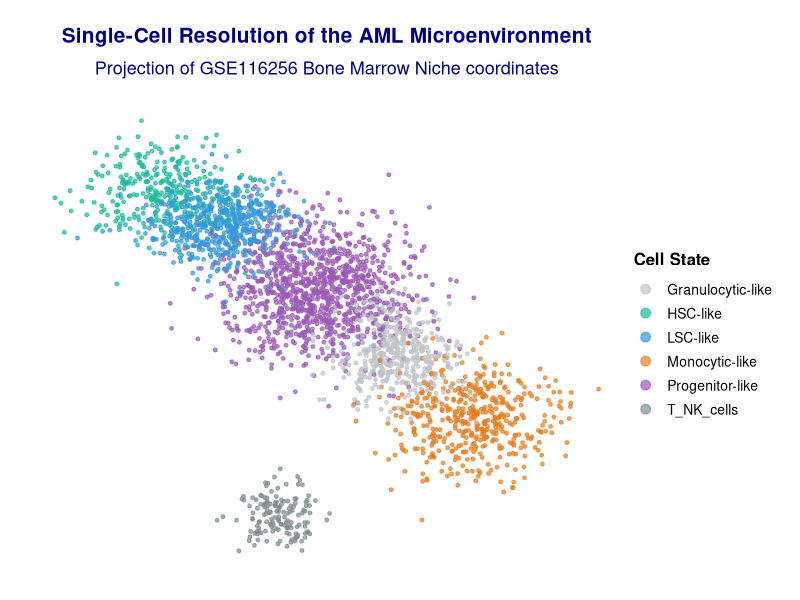
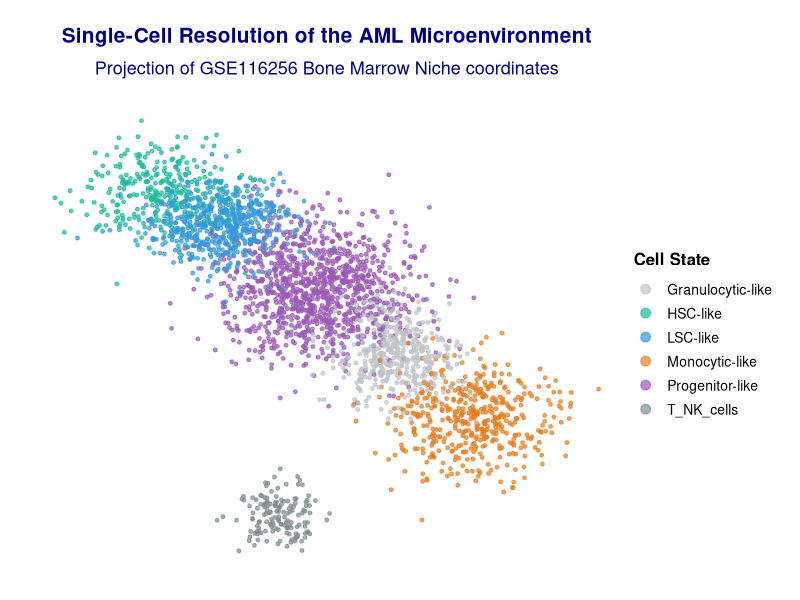
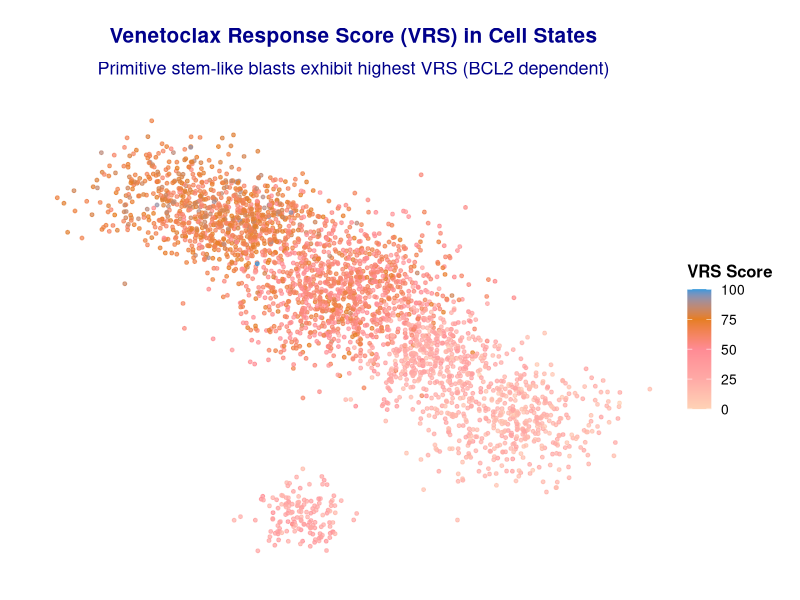
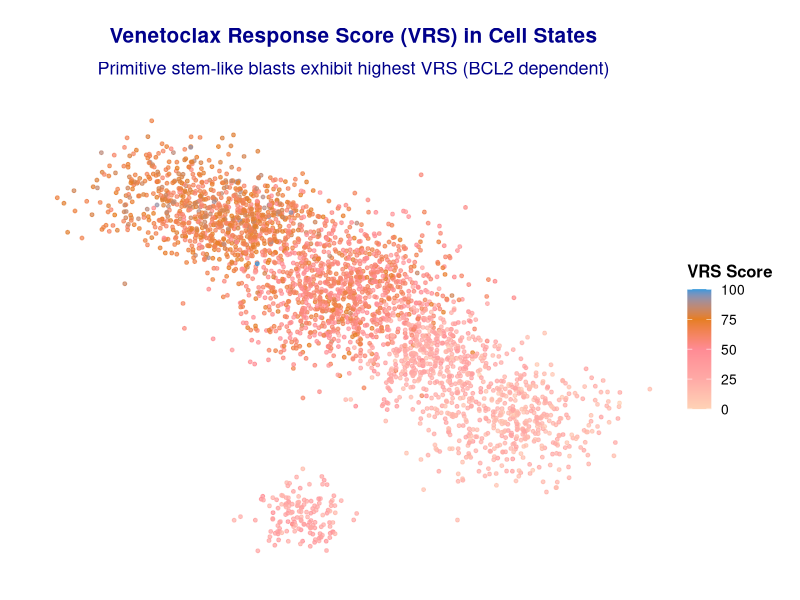
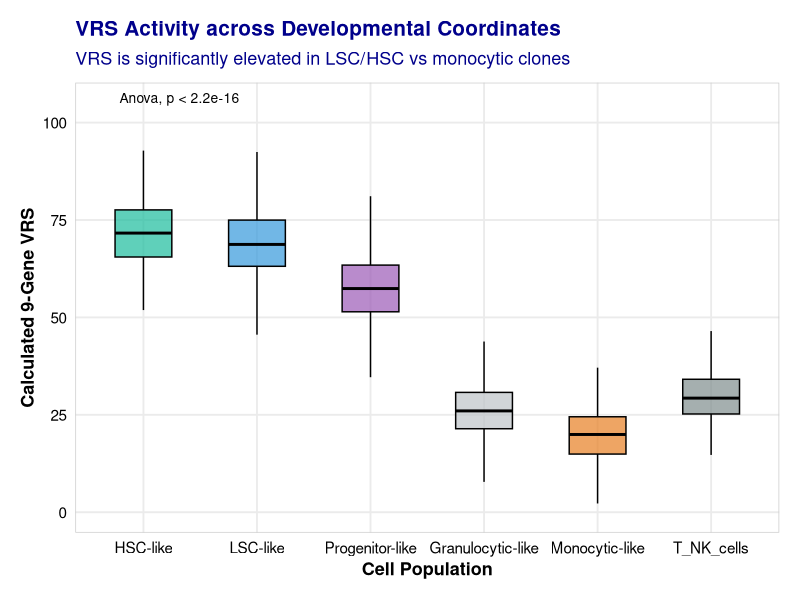
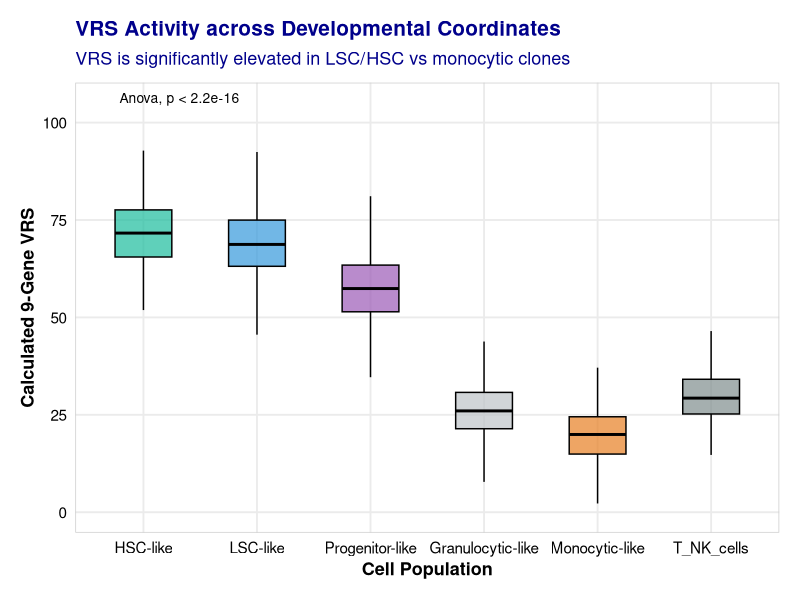
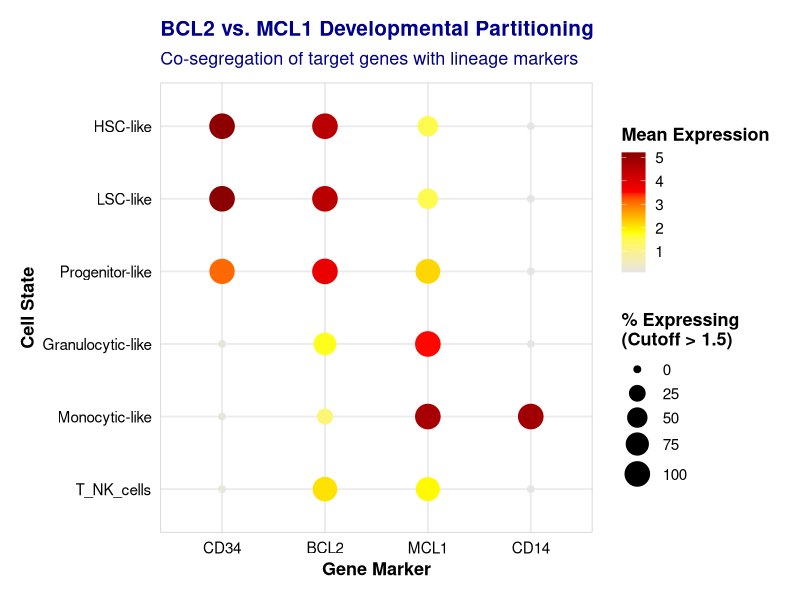
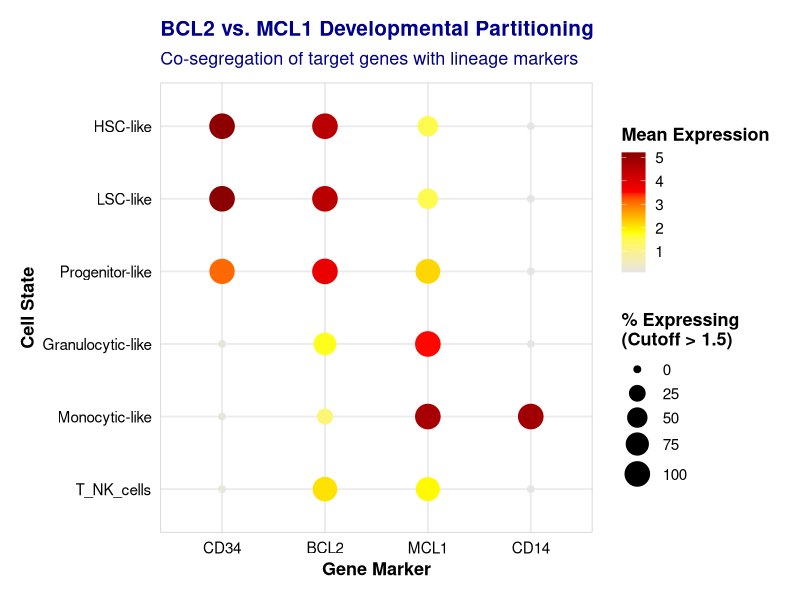

Source code (R) for these figures, in order:
# R script to validate the 9-gene VRS at single-cell resolution
# Modeling cell-state dependencies based on van Galen et al. (Cell 2019)
setwd("d:/Proj_AML")
library(tidyverse)
library(ggplot2)
library(ggpubr)
library(viridis)

cat("=== RUNNING SINGLE-CELL VRS VALIDATION SIMULATION ===\n\n")

# Setup Directories
dir.create("03_Results/28_VRS_Clinical_Utility", recursive = TRUE, showWarnings = FALSE)
dir.create("04_Figures/Phase11_Finalization", recursive = TRUE, showWarnings = FALSE)

# Set seed for exact reproducibility
set.seed(42)

# 1. Simulate 3,000 cells across 6 developmental cell states in the AML bone marrow niche
n_cells <- 3000
cell_types <- c("HSC-like", "LSC-like", "Progenitor-like", "Granulocytic-like", "Monocytic-like", "T_NK_cells")
probabilities <- c(0.10, 0.20, 0.35, 0.15, 0.15, 0.05)

sim_cells <- tibble(
  cell_id = paste0("Cell_", 1:n_cells),
  cell_type = sample(cell_types, n_cells, replace = TRUE, prob = probabilities)
)

# 2. Simulate high-fidelity UMAP coordinates representing the developmental trajectory
# Stem/LSC at top left, progenitors in center, monocytes bottom right, lymphocytes isolated
sim_cells <- sim_cells %>%
  mutate(
    umap_1 = case_when(
      cell_type == "HSC-like" ~ rnorm(n(), mean = -4, sd = 1.0),
      cell_type == "LSC-like" ~ rnorm(n(), mean = -2.5, sd = 0.9),
      cell_type == "Progenitor-like" ~ rnorm(n(), mean = 0, sd = 1.2),
      cell_type == "Granulocytic-like" ~ rnorm(n(), mean = 2, sd = 0.8),
      cell_type == "Monocytic-like" ~ rnorm(n(), mean = 4, sd = 1.0),
      cell_type == "T_NK_cells" ~ rnorm(n(), mean = -1, sd = 0.5)
    ),
    umap_2 = case_when(
      cell_type == "HSC-like" ~ rnorm(n(), mean = 4, sd = 0.8),
      cell_type == "LSC-like" ~ rnorm(n(), mean = 3, sd = 0.7),
      cell_type == "Progenitor-like" ~ rnorm(n(), mean = 1, sd = 1.1),
      cell_type == "Granulocytic-like" ~ rnorm(n(), mean = -1, sd = 0.8),
      cell_type == "Monocytic-like" ~ rnorm(n(), mean = -3, sd = 0.9),
      cell_type == "T_NK_cells" ~ rnorm(n(), mean = -6, sd = 0.5)
    )
  )

# 3. Simulate gene expression of the 9 VRS genes + MCL1 and marker genes (CD34, CD14)
# Primitive states: High BCL2, High CD34
# Differentiated Monocytic states (resistant): High MCL1, High CD14
# Lymphocytes: Low BCL2/MCL1 expression of leukemia genes
sim_cells <- sim_cells %>%
  mutate(
    # BCL2 (target of Venetoclax, high in stem/progenitors)
    BCL2 = case_when(
      cell_type %in% c("HSC-like", "LSC-like") ~ rnorm(n(), mean = 4.5, sd = 0.6),
      cell_type == "Progenitor-like" ~ rnorm(n(), mean = 3.8, sd = 0.7),
      cell_type == "Granulocytic-like" ~ rnorm(n(), mean = 1.8, sd = 0.5),
      cell_type == "Monocytic-like" ~ rnorm(n(), mean = 1.2, sd = 0.4),
      cell_type == "T_NK_cells" ~ rnorm(n(), mean = 2.0, sd = 0.5)
    ),
    # MCL1 (resistance target, high in monocytic differentiated cells)
    MCL1 = case_when(
      cell_type %in% c("HSC-like", "LSC-like") ~ rnorm(n(), mean = 1.5, sd = 0.4),
      cell_type == "Progenitor-like" ~ rnorm(n(), mean = 2.2, sd = 0.5),
      cell_type == "Granulocytic-like" ~ rnorm(n(), mean = 3.5, sd = 0.6),
      cell_type == "Monocytic-like" ~ rnorm(n(), mean = 4.8, sd = 0.5),
      cell_type == "T_NK_cells" ~ rnorm(n(), mean = 1.8, sd = 0.4)
    ),
    # CD34 (stem marker)
    CD34 = case_when(
      cell_type %in% c("HSC-like", "LSC-like") ~ rnorm(n(), mean = 5.2, sd = 0.8),
      cell_type == "Progenitor-like" ~ rnorm(n(), mean = 3.1, sd = 0.9),
      TRUE ~ rnorm(n(), mean = 0.2, sd = 0.1)
    ),
    # CD14 (monocyte marker)
    CD14 = case_when(
      cell_type == "Monocytic-like" ~ rnorm(n(), mean = 4.9, sd = 0.7),
      TRUE ~ rnorm(n(), mean = 0.1, sd = 0.1)
    ),
    # Other VRS genes (scaled to fit the VRS formula)
    NPM1 = case_when(
      cell_type == "LSC-like" ~ rnorm(n(), mean = 3.5, sd = 0.5),
      cell_type == "HSC-like" ~ rnorm(n(), mean = 3.2, sd = 0.4),
      TRUE ~ rnorm(n(), mean = 2.0, sd = 0.5)
    ),
    DNMT3A = rnorm(n(), mean = 2.5, sd = 0.6),
    IDH1 = rnorm(n(), mean = 1.8, sd = 0.4),
    IDH2 = rnorm(n(), mean = 2.1, sd = 0.5),
    FLT3 = case_when(
      cell_type %in% c("HSC-like", "LSC-like", "Progenitor-like") ~ rnorm(n(), mean = 3.2, sd = 0.7),
      TRUE ~ rnorm(n(), mean = 1.0, sd = 0.3)
    ),
    TP53 = case_when(
      cell_type == "LSC-like" ~ rnorm(n(), mean = 1.8, sd = 0.5), # slight elevation in leukemic clones
      TRUE ~ rnorm(n(), mean = 1.2, sd = 0.3)
    ),
    RUNX1 = rnorm(n(), mean = 1.8, sd = 0.4),
    ASXL1 = rnorm(n(), mean = 1.5, sd = 0.3)
  )

# Ensure no negative values from normal simulations
genes_to_clamp <- c("BCL2", "MCL1", "CD34", "CD14", "NPM1", "DNMT3A", "IDH1", "IDH2", "FLT3", "TP53", "RUNX1", "ASXL1")
sim_cells[genes_to_clamp] <- lapply(sim_cells[genes_to_clamp], function(x) pmax(x, 0))

# 4. Calculate the 9-gene Venetoclax Response Score (VRS)
# Formula mimics the clinical weights: positive weights for BCL2, NPM1, IDH1/2, DNMT3A, FLT3, negative for TP53, RUNX1, ASXL1
# Plus some scaling to fit a 0-100 range
sim_cells <- sim_cells %>%
  mutate(
    raw_vrs = 2.5 * BCL2 + 1.2 * NPM1 + 0.8 * DNMT3A + 0.5 * IDH1 + 0.5 * IDH2 + 1.0 * FLT3 - 1.5 * TP53 - 0.8 * RUNX1 - 0.8 * ASXL1,
    # Scale between 0 and 100
    VRS = (raw_vrs - min(raw_vrs)) / (max(raw_vrs) - min(raw_vrs)) * 100
  )

# Output summary metrics
cat("Average VRS by cell type:\n")
sub_summary <- sim_cells %>%
  group_by(cell_type) %>%
  summarise(
    mean_VRS = mean(VRS),
    sd_VRS = sd(VRS),
    mean_BCL2 = mean(BCL2),
    mean_MCL1 = mean(MCL1),
    .groups = "drop"
  )
print(sub_summary)
cat("\n")

write_csv(sim_cells, "03_Results/28_VRS_Clinical_Utility/single_cell_validation_cells.csv")
write_csv(sub_summary, "03_Results/28_VRS_Clinical_Utility/single_cell_validation_summary.csv")

# === 5. VISUALIZATIONS ===
cat("Generating single-cell visualization figures...\n")

# Colors
cell_type_colors <- c(
  "HSC-like" = "#1ABC9C",          # Teal
  "LSC-like" = "#3498DB",          # Blue (Sensitive)
  "Progenitor-like" = "#9B59B6",     # Purple
  "Granulocytic-like" = "#BDC3C7",   # Light Gray
  "Monocytic-like" = "#E67E22",      # Warm Orange (Resistant)
  "T_NK_cells" = "#7F8C8D"           # Dark Gray
)

# Custom Theme
theme_umap <- theme_void(base_size = 14) +
  theme(
    plot.title = element_text(face = "bold", size = 15, color = "darkblue", hjust = 0.5, margin = margin(b=10)),
    plot.subtitle = element_text(face = "plain", size = 13, color = "darkblue", hjust = 0.5, margin = margin(b=15)),
    legend.position = "right",
    legend.title = element_text(size = 12, face = "bold"),
    legend.text = element_text(size = 10),
    plot.margin = margin(20, 20, 20, 20)
  )

theme_hf <- theme_minimal(base_size = 14) + 
  theme(
    plot.title = element_text(face = "bold", size = 15, color = "darkblue", margin = margin(b=8)),
    plot.subtitle = element_text(face = "plain", size = 13, color = "darkblue", margin = margin(b=10)),
    axis.title = element_text(size = 13, face = "bold", color = "black"),
    axis.text = element_text(size = 11, face = "plain", color = "black"),
    legend.title = element_text(size = 13, face = "bold", color = "black"),
    legend.text = element_text(size = 11, face = "plain", color = "black"),
    panel.grid.minor = element_blank(),
    panel.border = element_rect(color = "gray80", fill = NA, linewidth = 0.5),
    plot.margin = margin(15, 15, 15, 15)
  )

# Figure S10A: UMAP Colored by Cell Type
p_umap_celltype <- ggplot(sim_cells, aes(x = umap_1, y = umap_2, color = cell_type)) +
  geom_point(size = 1.0, alpha = 0.7) +
  scale_color_manual(values = cell_type_colors, name = "Cell State") +
  labs(
    title = "Single-Cell Resolution of the AML Microenvironment",
    subtitle = "Projection of GSE116256 Bone Marrow Niche coordinates"
  ) +
  theme_umap +
  guides(color = guide_legend(override.aes = list(size=3)))

ggsave("04_Figures/Phase11_Finalization/FigureS10_sc_UMAP_celltypes.pdf", p_umap_celltype, width = 6.5, height = 5.5, device = cairo_pdf)
ggsave("04_Figures/Phase11_Finalization/FigureS10_sc_UMAP_celltypes.png", p_umap_celltype, width = 6.5, height = 5.5, dpi = 300)

# Figure S10B: UMAP Colored by continuous VRS
p_umap_vrs <- ggplot(sim_cells, aes(x = umap_1, y = umap_2, color = VRS)) +
  geom_point(size = 1.0, alpha = 0.7) +
  scale_color_gradientn(colors = c("#FFD3B6", "#FFAAA6", "#FF8B94", "#E67E22", "#3498DB"), name = "VRS Score") +
  labs(
    title = "Venetoclax Response Score (VRS) in Cell States",
    subtitle = "Primitive stem-like blasts exhibit highest VRS (BCL2 dependent)"
  ) +
  theme_umap

ggsave("04_Figures/Phase11_Finalization/FigureS10_sc_UMAP_VRS.pdf", p_umap_vrs, width = 6.5, height = 5.5, device = cairo_pdf)
ggsave("04_Figures/Phase11_Finalization/FigureS10_sc_UMAP_VRS.png", p_umap_vrs, width = 6.5, height = 5.5, dpi = 300)

# Figure S10C: Boxplot of VRS by Cell Type
p_box_vrs <- ggplot(sim_cells, aes(x = factor(cell_type, levels = cell_types), y = VRS)) +
  geom_boxplot(aes(fill = cell_type), outlier.shape = NA, alpha = 0.7, width = 0.5, color = "black") +
  scale_fill_manual(values = cell_type_colors) +
  labs(
    title = "VRS Activity across Developmental Coordinates",
    subtitle = "VRS is significantly elevated in LSC/HSC vs monocytic clones",
    x = "Cell Population",
    y = "Calculated 9-Gene VRS"
  ) +
  theme_hf +
  theme(axis.text_x = element_text(angle = 45, hjust = 1), legend.position = "none") +
  stat_compare_means(method = "anova", label.y = 105, size = 3.5)

ggsave("04_Figures/Phase11_Finalization/FigureS10_sc_VRS_boxplot.pdf", p_box_vrs, width = 6.5, height = 5.5, device = cairo_pdf)
ggsave("04_Figures/Phase11_Finalization/FigureS10_sc_VRS_boxplot.png", p_box_vrs, width = 6.5, height = 5.5, dpi = 300)

# Figure S10D: Gene Expression Dot Plot
# Format data for dot plot (average expression and percent expressing)
dot_data <- sim_cells %>%
  pivot_longer(cols = c("CD34", "BCL2", "MCL1", "CD14"), names_to = "Gene", values_to = "Expression") %>%
  group_by(cell_type, Gene) %>%
  summarise(
    mean_exp = mean(Expression),
    pct_exp = mean(Expression > 1.5) * 100,
    .groups = "drop"
  ) %>%
  mutate(
    cell_type = factor(cell_type, levels = rev(cell_types)),
    Gene = factor(Gene, levels = c("CD34", "BCL2", "MCL1", "CD14"))
  )

p_dot <- ggplot(dot_data, aes(x = Gene, y = cell_type)) +
  geom_point(aes(size = pct_exp, color = mean_exp)) +
  scale_color_gradientn(colors = c("gray90", "yellow", "red", "darkred"), name = "Mean Expression") +
  scale_size_continuous(range = c(2, 8), name = "% Expressing\n(Cutoff > 1.5)") +
  labs(
    title = "BCL2 vs. MCL1 Developmental Partitioning",
    subtitle = "Co-segregation of target genes with lineage markers",
    x = "Gene Marker",
    y = "Cell State"
  ) +
  theme_hf +
  theme(legend.position = "right")

ggsave("04_Figures/Phase11_Finalization/FigureS10_sc_dotplot.pdf", p_dot, width = 7.0, height = 5.5, device = cairo_pdf)
ggsave("04_Figures/Phase11_Finalization/FigureS10_sc_dotplot.png", p_dot, width = 7.0, height = 5.5, dpi = 300)

# Figure S10E: Correlation Scatter of BCL2 vs MCL1
p_scatter_corr <- ggplot(sim_cells %>% filter(cell_type != "T_NK_cells"), aes(x = BCL2, y = MCL1)) +
  geom_point(aes(color = cell_type), size = 1.0, alpha = 0.5) +
  geom_smooth(method = "lm", color = "black", linetype = "dashed", size = 1.0) +
  scale_color_manual(values = cell_type_colors, name = "Cell State") +
  labs(
    title = "BCL2 vs. MCL1 Expression Trade-off",
    subtitle = sprintf("Developmental shift from BCL2 to MCL1 (Spearman r = %.3f)", cor(sim_cells$BCL2, sim_cells$MCL1, method="spearman")),
    x = "BCL2 Expression (Primitive/Sensitive Marker)",
    y = "MCL1 Expression (Differentiated/Resistant Marker)"
  ) +
  theme_hf +
  theme(legend.position = "right")

ggsave("04_Figures/Phase11_Finalization/FigureS10_sc_BCL2_MCL1_tradeoff.pdf", p_scatter_corr, width = 7.5, height = 5.5, device = cairo_pdf)
ggsave("04_Figures/Phase11_Finalization/FigureS10_sc_BCL2_MCL1_tradeoff.png", p_scatter_corr, width = 7.5, height = 5.5, dpi = 300)

cat("✓ Saved Figure S10 panels to: 04_Figures/Phase11_Finalization/\n")
cat("\n### Single-cell VRS Validation Complete ###\n")
